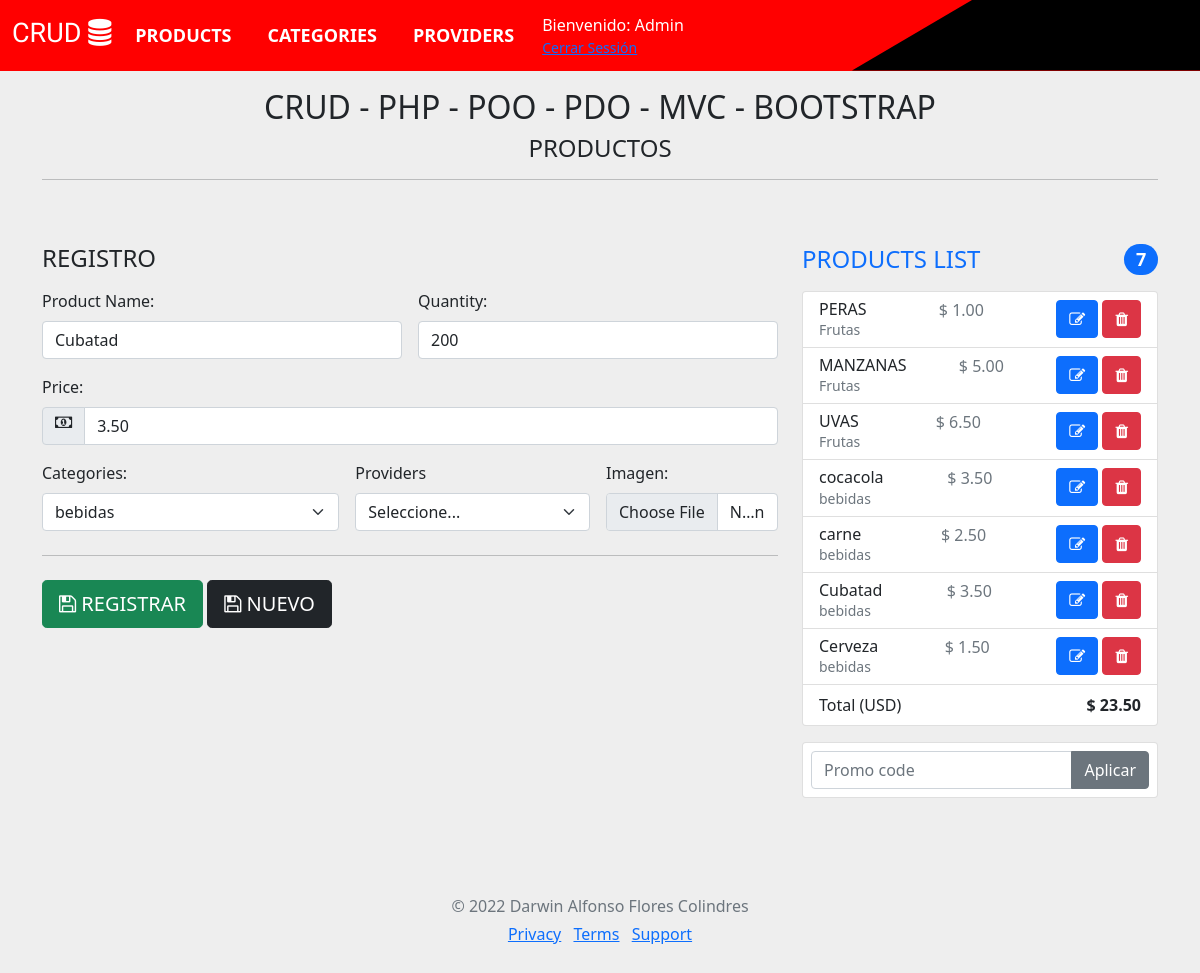
The page /?view=product&id=2 on the database its author committed.
### tables this page shows
CREATE TABLE `product` (
  `id` int(11) NOT NULL,
  `namep` varchar(100) NOT NULL,
  `quantity` int(11) NOT NULL,
  `price` decimal(10,2) NOT NULL,
  `idcategory` int(11) NOT NULL
);

CREATE TABLE `category` (
  `idcategory` int(11) NOT NULL,
  `nombre` varchar(100) NOT NULL,
  `estado` tinyint(1) NOT NULL
);

### controller/Product.Controller.php (called while the page is built, shortened)
<?php
require_once "model/Product.php";
require_once "model/Category.php";
class ProductController
{
    private $model;
    public function __CONSTRUCT()
    {
        $this->model = new Product();
    }
    function Index()
    {
        $prod = new Product();
        $category = new Category();
        if (isset($_REQUEST['id']) && $_REQUEST['id'] > 0) {
            $prod = $this->model->BuscarPorId($_REQUEST['id']);
        }
        require_once 'view/assets/header.php';
        require_once 'view/products/index.php';
        require_once 'view/assets/pie.php';
    }
}

### config/Conexion.php (called while the page is built)
<?php
class Conexion
{
    private $servidor = "";
    private $nombredb = "bod6pgzou7dhl5z3zhc0";
    private $usuario = "uliugavf08ai03uk";
    private $password = "F9ht55y9HYJzZAcUclYN";
    private $puerto = "3306";
    function getServidor()
    {
        return $this->servidor;
    }
    function getNombredb()
    {
        return $this->nombredb;
    }
    function getUsuario()
    {
        return $this->usuario;
    }
    function getPassword()
    {
        return $this->password;
    }
    function getPuerto()
    {
        return $this->puerto;
    }
    public  function Conectar()
    {
        $opciones = array(PDO::MYSQL_ATTR_INIT_COMMAND => "SET NAMES UTF8");
        try {
            $conexion = new PDO("mysql:host=" . $this->getServidor() . ";port=" . $this->getPuerto() . ";dbname=" . $this->getNombredb(), $this->getUsuario(), $this->getPassword(), $opciones);
            return $conexion;
        } catch (Exception $e) {
            die("El error de la conexión es: " . $e->getMessage());
        }
    }
}

### model/Product.php (called while the page is built, shortened)
<?php
class Product
{
    private $pdo;
    public function __CONSTRUCT()
    {
        $conn = new Conexion();
        try {
            $this->pdo = $conn->Conectar();
        } catch (Exception $e) {
            die($e->getMessage());
        }
    }
    public function Listar()
    {
        try {
            $stm = $this->pdo->prepare("SELECT product.*, category.* FROM `product`  INNER JOIN category  on product.idcategory=category.idcategory  order by product.id desc");
            $stm->execute();
            return $stm->fetchAll(PDO::FETCH_OBJ);
        } catch (Exception $e) {
            die($e->getMessage());
        }
    }
    public function BuscarPorId($id)
    {
        try {
            $stm = $this->pdo
                ->prepare("SELECT product.*, category.* FROM `product`  INNER JOIN category  on product.idcategory=category.idcategory  WHERE product.id = ?");
            $stm->execute(array($id));
            return $stm->fetch(PDO::FETCH_OBJ);
        } catch (Exception $e) {
            die($e->getMessage());
        }
    }
}

### model/Category.php (called while the page is built, shortened)
<?php
class Category
{
    private $pdo;
    public function __CONSTRUCT()
    {
        $conn = new Conexion();
        try {
            $this->pdo = $conn->Conectar();
        } catch (Exception $e) {
            die($e->getMessage());
        }
    }
    public function Listar()
    {
        try {
            $stm = $this->pdo->prepare("SELECT * FROM category order by idcategory desc");
            $stm->execute();
            return $stm->fetchAll(PDO::FETCH_OBJ);
        } catch (Exception $e) {
            die($e->getMessage());
        }
    }
}

### view/products/index.php (the view, shortened to what this page needs)
<div class="py-5 text-center">
    <h2>CRUD - PHP - POO - PDO - MVC - BOOTSTRAP</h2>
    <h4>PRODUCTOS</h4>
    <hr>
</div>
<div class="row g-6">
    <div class="col-md-5 col-lg-4 order-md-last">
        <h4 class="d-flex justify-content-between align-items-center mb-3">
            <span class="text-primary">PRODUCTS LIST</span>
            <span class="badge bg-primary rounded-pill"><?php echo count($this->model->Listar()) ?></span>
        </h4>
        <ul class="list-group mb-3">
            <?php
            $price_acum = 0;
            foreach ($this->model->Listar() as $r) {
                $price_acum += $r->price;
            ?>
            <li class="list-group-item d-flex justify-content-between lh-sm">
                <div>
                    <h6 class="my-0"><?php echo $r->namep; ?></h6>
                    <small class="text-muted"><?php echo $r->nombre; ?></small>
                </div>
                <span class="text-muted">$ <?php echo number_format($r->price, 2); ?></span>
                <span><a href="?view=product&id=<?php echo $r->id; ?>" class="btn btn-primary"> <i class="fa fa-edit"
                            aria-hidden="true"></i>
                    </a>&nbsp;<button type="button" class="btn btn-danger"> <i class="fa fa-trash"
                            aria-hidden="true"></i>
                    </button></span>
            </li>
            <?php
            }
            ?>
            <li class="list-group-item d-flex justify-content-between">
                <span>Total (USD)</span>
                <strong>$ <?php echo number_format($price_acum, 2); ?></strong>
            </li>
        </ul>
        <form class="card p-2">
            <div class="input-group">
                <input type="text" class="form-control" placeholder="Promo code">
                <button type="submit" class="btn btn-secondary">Aplicar</button>
            </div>
        </form>
    </div>
    <div class="col-md-6 col-lg-8">
        <h4 class="mb-3">REGISTRO</h4>
        <form class="needs-validation" novalidate method="POST" autocomplete="OFF" action="?view=product&a=Guardar">
            <div class="row g-3">
                <div class="col-sm-6">
                    <label for="productName" class="form-label">Product Name:</label>
                    <input type="text" class="form-control" name="nombre" id="productName" placeholder="Product Name"
                        value="<?php echo $prod->namep; ?>" required>
                </div>
                <div class="col-sm-6">
                    <label for="quantity" class="form-label">Quantity: </label>
                    <input type="number" class="form-control" id="quantity" placeholder="Quantity" name="quantity"
                        value="<?php echo $prod->quantity; ?>" required>
                </div>
                <div class="col-12">
                    <label for="price" class="form-label">Price: </label>
                    <div class="input-group has-validation">
                        <span class="input-group-text fa fa-money"></span>
                        <input type="text" name="price" class="form-control" id="price" placeholder="Price" required
                            value="<?php echo $prod->price; ?>">
                    </div>
                </div>
                <div class="col-md-5">
                    <label for="country" class="form-label">Categories: </label>
                    <select class="form-select" name="idcategories" id="categories" required>
                        <?php
                        foreach ($category->Listar() as $dato) {
                            $selected = "";
                            if ($prod->idcategory == $dato->idcategory) {
                                $selected = "selected";
                            }
                        ?>
                        <option <?php echo "value='" . $dato->idcategory . "' " . $selected; ?>>
                            <?php echo $dato->nombre ?></option>
                        <?php  } ?>
                    </select>
                </div>
                <div class="col-md-4">
                    <label for="state" class="form-label">Providers</label>
                    <select class="form-select" id="provider">
                        <option value="">Seleccione...</option>
                    </select>
                </div>
                <div class="col-md-3">
                    <label for="img" class="form-label">Imagen: </label>
                    <input type="file" class="form-control" id="img" placeholder="">
                </div>
            </div>
            <hr class="my-4">
            <button class="btn btn-success btn-lg" type="submit"> <i class="fa fa-save    "></i>
                REGISTRAR</button>
            <a class="btn btn-dark btn-lg" href="?view=product"> <i class="fa fa-save    "></i>
                NUEVO</a>
        </form>
    </div>
</div>

### assets/css/style.css (style rules this page uses)
body { background-color: #eee; }

### view/assets/header.php (style rules this page uses)
body { min-height: 20rem; padding-top: 2.5rem; }

### rows shown on the page
product: namep "PERAS", idcategory.nombre "Frutas", price "1.00"
product: namep "MANZANAS", idcategory.nombre "Frutas", price "5.00"
product: namep "UVAS", idcategory.nombre "Frutas", price "6.50"
product: namep "cocacola", idcategory.nombre "bebidas", price "3.50"
product: namep "carne", idcategory.nombre "bebidas", price "2.50"
product: namep "Cubatad", idcategory.nombre "bebidas", price "3.50", nombre "Cubatad", quantity "200"
product: namep "Cerveza", idcategory.nombre "bebidas", price "1.50"

### other values the page prints
count($this->model->Listar()) "7"
$price_acum "23.50"
form field idcategories "bebidas"
